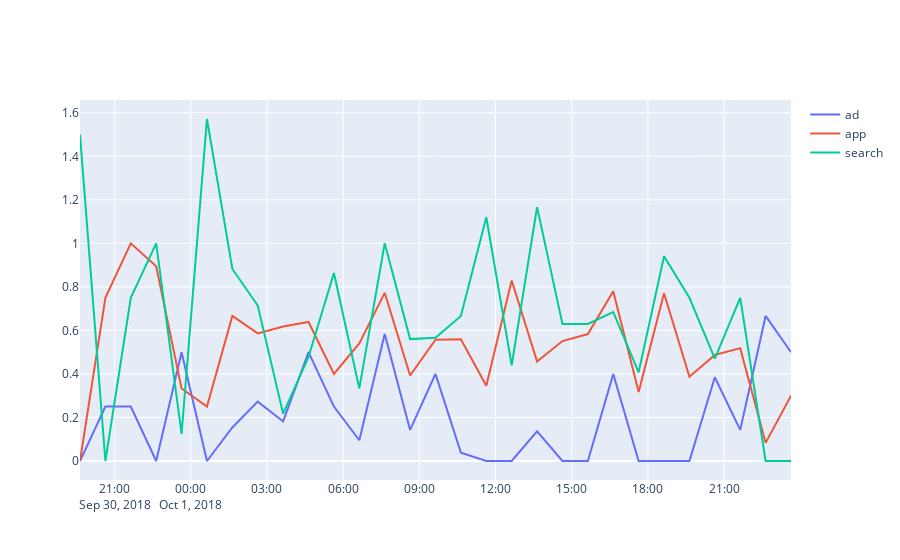

Write notebook code for a chart like this one.
### Code cell
#時間毎の購入率
time_referrer_ratio_df=(time_referrer_buy_df.iloc[:,1:]/time_referrer_visit_df.iloc[:,1:]).fillna(0)
time_referrer_ratio_df['about_time']=time_referrer_buy_df['about_time']
data=[plotly.graph_objs.Scatter(x=time_referrer_ratio_df['about_time'],y=time_referrer_ratio_df[referrer],name=referrer) for referrer in ['ad','app','search']]
fig=plotly.graph_objs.Figure(data=data,title='時間毎の一人あたり購入数')
fig.show()
